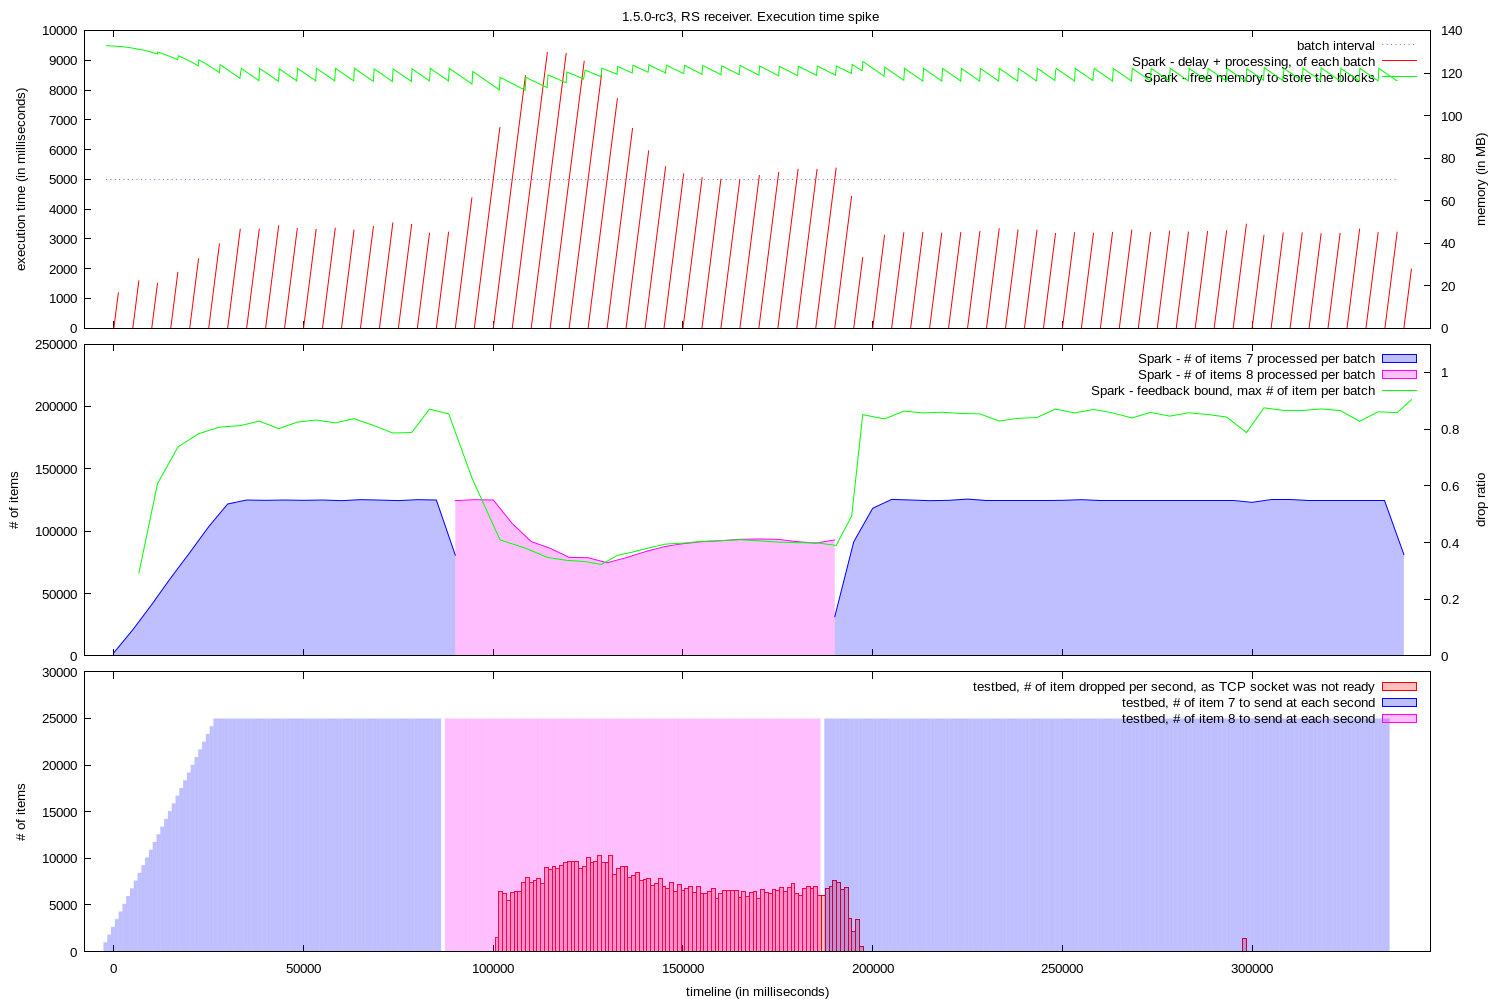

Write the gnuplot code that produced this figure.

set y2range [0:]
set y2tics
set yrange [0:]
set lmargin 12
set rmargin 10
set datafile missing "?"
set style fill transparent solid 0.25

set style arrow 1 nohead ls 1
set ytics nomirror

set terminal pngcairo dashed enhanced font "arial,10" fontscale 1.0 size 1500,999

set output "graph.png"

set multiplot layout 3, 1 title "1.5.0-rc3, RS receiver. Execution time spike"

set xrange [ -7729 : 347000 ]
set xtics format " "
set bmargin 1
set ylabel "execution time (in milliseconds)"
set y2label "memory (in MB)"

plot "memory.log" using 1:(5000) with line lt 0 lc 3 title "batch interval", \
  "execution.log" using 2:(0):($1-$2):($1-$2) with vector title "Spark - delay + processing, of each batch" arrowstyle 1, \
  "memory.log" using 1:($2/1024) axes x1y2 with lines title "Spark - free memory to store the blocks" lt 1 lc 2
 


set tmargin 0
set ylabel "# of items"
set y2label "drop ratio"
set y2range [ 0 : 1.1 ]


plot "execution_0.log" using 2:($3) with filledcurve x1 title "Spark - # of items 7 processed per batch" lt 1 lc 3, \
"execution_0.log" using 2:($4) with filledcurve x1 title "Spark - # of items 8 processed per batch" lt 1 lc 4, \
  "feedback_0.log" using 1:($2 * 5) with lines title "Spark - feedback bound, max # of item per batch" lt 1 lc 2


set xlabel "timeline (in milliseconds)"


set xtics format "%.0f"
set bmargin 3
set ylabel "# of items"
unset y2label
unset y2tics
unset y2range


set yrange [ 0 : 30000 ]

set boxwidth 1000

plot "droppedValuesPerSecond.log" using 1:2 with boxes title "testbed, # of item dropped per second, as TCP socket was not ready" lt 1 lc 1, \
"tick.log" using 1:($2) with fillsteps title "testbed, # of item 7 to send at each second" lt 1 lc 3, \
"tick.log" using 1:($3) with fillsteps title "testbed, # of item 8 to send at each second" lt 1 lc 4
unset multiplot
